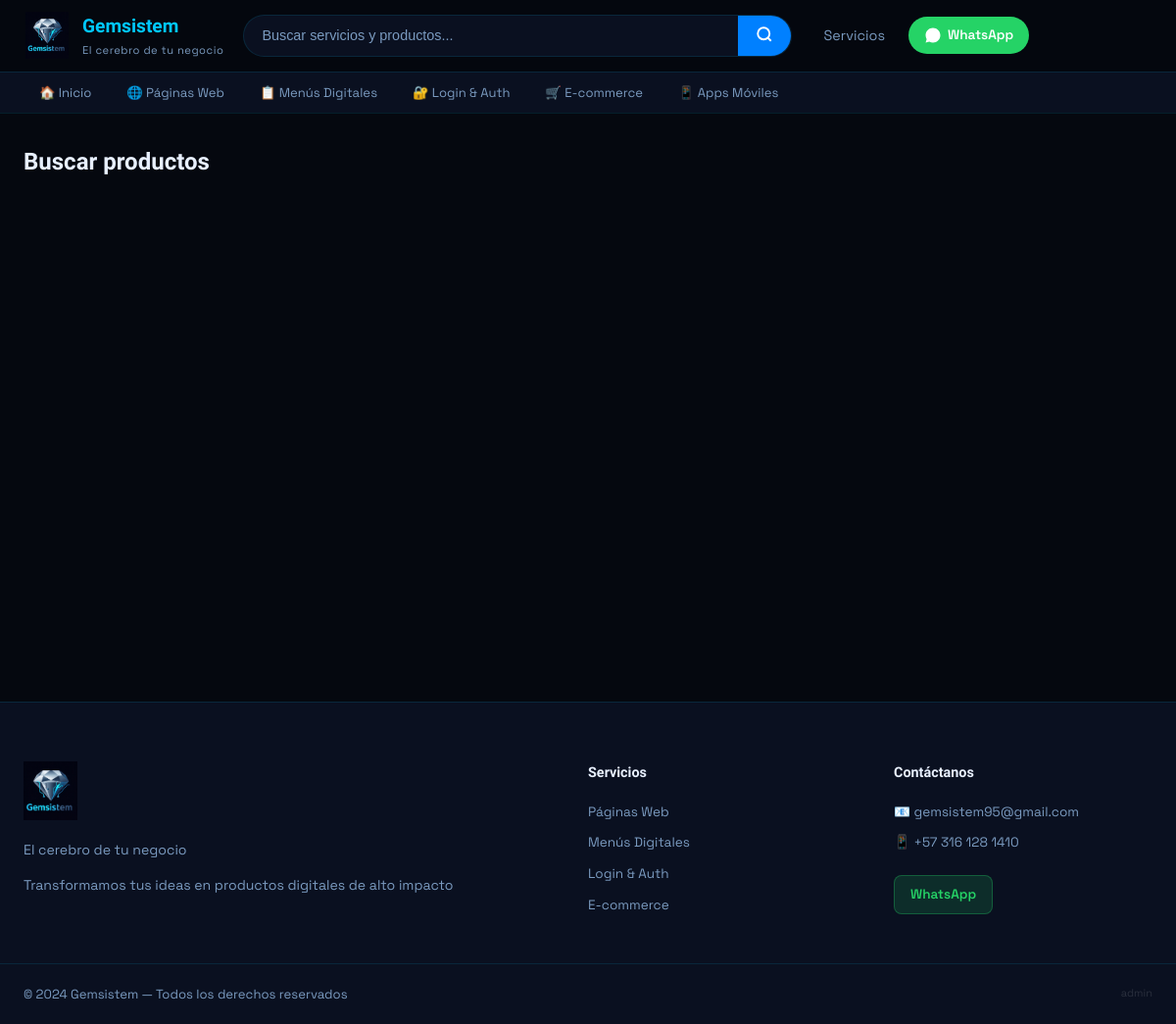
The app's page /buscar with its own data.
### app.py (models this page shows)
class Category(db.Model):
    id = db.Column(db.Integer, primary_key=True)
    name = db.Column(db.String(100), nullable=False)
    icon = db.Column(db.String(50), default='💎')
    products = db.relationship('Product', backref='category', lazy=True)

### app.py (the view)
@app.route('/buscar')
def search():
    q = request.args.get('q', '')
    products = []
    if q:
        products = Product.query.filter(
            Product.active == True,
            (Product.title.ilike(f'%{q}%') | Product.description.ilike(f'%{q}%'))
        ).all()
    categories = Category.query.all()
    return render_template('search.html', products=products, q=q, categories=categories)

### templates/search.html (shortened to what this page needs)
{% extends 'base.html' %}
{% block content %}
<div class="container" style="padding-top:30px">
    <h2 style="color:var(--text-primary);margin-bottom:8px">
        {% if q %}Resultados para: <span style="color:var(--accent)">"{{ q }}"</span>{% else %}Buscar productos{% endif %}
    </h2>
</div>
{% endblock %}

### templates/base.html (shortened to what this page needs)
<!DOCTYPE html>
<html lang="es">
<head>
    <link rel="stylesheet" href="{{ url_for('static', filename='css/main.css') }}">
</head>
<body>
<nav class="navbar">
    <div class="nav-container">
        <a href="{{ url_for('index') }}" class="nav-logo">
            <img src="{{ url_for('static', filename='logo.png') }}" alt="Gemsistem" class="logo-img">
            <div class="logo-text">
                <span class="logo-name">Gemsistem</span>
                <span class="logo-tagline">El cerebro de tu negocio</span>
            </div>
        </a>
        <form class="nav-search" action="{{ url_for('search') }}" method="get">
            <input type="text" name="q" placeholder="Buscar servicios y productos..." value="{{ request.args.get('q', '') }}">
            <button type="submit">
                <svg width="18" height="18" viewBox="0 0 24 24" fill="none" stroke="currentColor" stroke-width="2.5"><circle cx="11" cy="11" r="8"/><path d="m21 21-4.35-4.35"/></svg>
            </button>
        </form>
        <div class="nav-actions">
            <a href="{{ url_for('servicios') }}" class="nav-link">Servicios</a>
            <a href="https://wa.me/573161281410" target="_blank" class="btn-whatsapp">
                WhatsApp
            </a>
        </div>
    </div>
    <div class="cat-bar">
        <div class="cat-container">
            <a href="{{ url_for('index') }}" class="cat-item">🏠 Inicio</a>
            {% for cat in categories if categories is defined %}
            <a href="{{ url_for('category', cat_id=cat.id) }}" class="cat-item">{{ cat.icon }} {{ cat.name }}</a>
            {% endfor %}
        </div>
    </div>
</nav>
<main class="main-content">
    {% block content %}{% endblock %}
</main>
<footer class="footer">
    <div class="footer-container">
        <div class="footer-brand">
            <img src="{{ url_for('static', filename='logo.png') }}" alt="Gemsistem" style="height:60px">
            <p>El cerebro de tu negocio</p>
            <p>Transformamos tus ideas en productos digitales de alto impacto</p>
        </div>
        <div class="footer-links">
            <h4>Servicios</h4>
            <a href="#">Páginas Web</a>
            <a href="#">Menús Digitales</a>
            <a href="#">Login & Auth</a>
            <a href="#">E-commerce</a>
        </div>
        <div class="footer-contact">
            <h4>Contáctanos</h4>
            <a href="mailto:gemsistem95@gmail.com">📧 gemsistem95@gmail.com</a>
            <a href="https://wa.me/573161281410" target="_blank">📱 +57 316 128 1410</a>
            <div class="footer-social">
                <a href="https://wa.me/573161281410" target="_blank" class="social-btn wa">WhatsApp</a>
            </div>
        </div>
    </div>
    <div class="footer-bottom">
        <p>© 2024 Gemsistem — Todos los derechos reservados</p>
        <a href="{{ url_for('admin_login') }}" style="color:#ffffff22; font-size:11px">admin</a>
    </div>
</footer>
</body>
</html>

### static/css/main.css (style rules this page uses)
:root { --bg-primary: #05080f; --bg-secondary: #0a1020; --bg-card: #0d1628; --bg-card-hover: #111e35; --accent: #00c8ff; --accent2: #0080ff; --accent-glow: rgba(0,200,255,0.15); --text-primary: #e8f0fe; --text-secondary: #7a9abf; --border: rgba(0,200,255,0.12); --border-hover: rgba(0,200,255,0.35); --success: #00d68f; --warning: #ffaa00; --danger: #ff4757; --radius: 12px; --shadow: 0 4px 24px rgba(0,0,0,0.4); --shadow-glow: 0 4px 30px rgba(0,200,255,0.15); }
*, *::before, *::after { box-sizing: border-box; margin: 0; padding: 0; }
html { scroll-behavior: smooth; }
body { font-family: 'Space Grotesk', sans-serif; background: var(--bg-primary); color: var(--text-primary); min-height: 100vh; line-height: 1.6; }
h1,h2,h3,h4 { font-family: 'Exo 2', sans-serif; font-weight: 700; }
a { text-decoration: none; color: inherit; }
.navbar { position: sticky; top: 0; z-index: 1000; background: rgba(5,8,15,0.95); backdrop-filter: blur(12px); border-bottom: 1px solid var(--border); }
.nav-container { max-width: 1400px; margin: 0 auto; padding: 12px 24px; display: flex; align-items: center; gap: 20px; }
.nav-logo { display: flex; align-items: center; gap: 12px; text-decoration: none; flex-shrink: 0; }
.logo-img { height: 48px; width: 48px; object-fit: contain; }
.logo-name { display: block; font-family: 'Exo 2', sans-serif; font-weight: 800; font-size: 1.2rem; color: var(--accent); }
.logo-tagline { display: block; font-size: 0.7rem; color: var(--text-secondary); letter-spacing: 0.5px; }
.nav-search { flex: 1; max-width: 560px; display: flex; border: 1px solid var(--border); border-radius: 50px; overflow: hidden; background: var(--bg-secondary); transition: border-color .2s, box-shadow .2s; }
.nav-search input { flex: 1; padding: 10px 18px; background: transparent; border: none; outline: none; color: var(--text-primary); font-size: .9rem; }
.nav-search input::placeholder { color: var(--text-secondary); }
.nav-search button { padding: 10px 18px; background: var(--accent2); border: none; cursor: pointer; color: white; transition: background .2s; }
.nav-actions { display: flex; align-items: center; gap: 12px; flex-shrink: 0; }
.nav-link { color: var(--text-secondary); font-size: .9rem; padding: 6px 12px; border-radius: 8px; transition: color .2s, background .2s; }
.btn-whatsapp { display: flex; align-items: center; gap: 6px; background: #25d366; color: white; padding: 8px 16px; border-radius: 50px; font-size: .85rem; font-weight: 600; transition: transform .2s, box-shadow .2s; }
.cat-bar { background: var(--bg-secondary); border-top: 1px solid var(--border); }
.cat-container { max-width: 1400px; margin: 0 auto; padding: 0 24px; display: flex; gap: 4px; overflow-x: auto; scrollbar-width: none; }
.cat-item { white-space: nowrap; padding: 10px 16px; font-size: .82rem; color: var(--text-secondary); border-radius: 6px; transition: color .2s, background .2s; }
.main-content { min-height: calc(100vh - 200px); }
.container { max-width: 1400px; margin: 0 auto; padding: 0 24px; }
.footer { background: var(--bg-secondary); border-top: 1px solid var(--border); padding: 60px 0 0; }
.footer-container { max-width: 1200px; margin: 0 auto; padding: 0 24px; display: grid; grid-template-columns: 2fr 1fr 1fr; gap: 48px; margin-bottom: 48px; }
.footer-brand p { color: var(--text-secondary); font-size: .88rem; margin-top: 12px; line-height: 1.7; }
.footer-links, .footer-contact { display: flex; flex-direction: column; gap: 10px; }
.footer-links h4, .footer-contact h4 { color: var(--text-primary); font-size: .9rem; margin-bottom: 8px; }
.footer-links a, .footer-contact a { color: var(--text-secondary); font-size: .85rem; transition: color .2s; }
.footer-social { display: flex; gap: 10px; margin-top: 12px; }
.social-btn { padding: 8px 16px; border-radius: 8px; font-size: .8rem; font-weight: 600; }
.social-btn.wa { background: rgba(37,211,102,.15); border: 1px solid rgba(37,211,102,.3); color: #25d366; }
.footer-bottom { border-top: 1px solid var(--border); padding: 20px 24px; max-width: 1200px; margin: 0 auto; display: flex; justify-content: space-between; align-items: center; }
.footer-bottom p { color: var(--text-secondary); font-size: .82rem; }

### records on screen
Category: icon "🌐", name "Páginas Web"
Category: icon "📋", name "Menús Digitales"
Category: icon "🔐", name "Login & Auth"
Category: icon "🛒", name "E-commerce"
Category: icon "📱", name "Apps Móviles"
